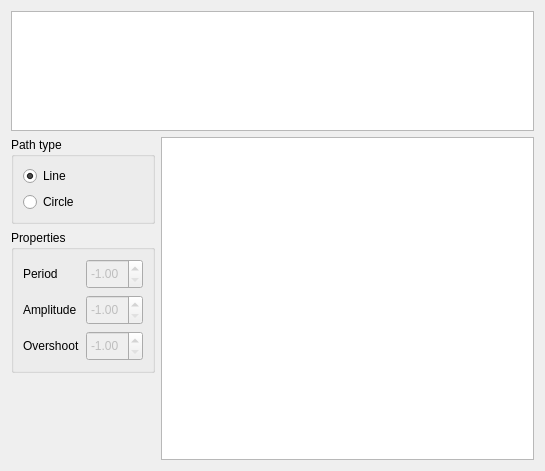
<?xml version="1.0" encoding="UTF-8"?>
<ui version="4.0">
 <class>Form</class>
 <widget class="QWidget" name="Form">
  <property name="geometry">
   <rect>
    <x>0</x>
    <y>0</y>
    <width>545</width>
    <height>471</height>
   </rect>
  </property>
  <property name="windowTitle">
   <string>Easing curves</string>
  </property>
  <layout class="QGridLayout" name="gridLayout">
   <item row="0" column="0" colspan="2">
    <widget class="QListWidget" name="easingCurvePicker">
     <property name="sizePolicy">
      <sizepolicy hsizetype="Expanding" vsizetype="Preferred">
       <horstretch>0</horstretch>
       <verstretch>0</verstretch>
      </sizepolicy>
     </property>
     <property name="maximumSize">
      <size>
       <width>16777215</width>
       <height>120</height>
      </size>
     </property>
     <property name="verticalScrollBarPolicy">
      <enum>Qt::ScrollBarPolicy::ScrollBarAlwaysOff</enum>
     </property>
     <property name="movement">
      <enum>QListView::Movement::Static</enum>
     </property>
     <property name="isWrapping" stdset="0">
      <bool>false</bool>
     </property>
     <property name="viewMode">
      <enum>QListView::ViewMode::IconMode</enum>
     </property>
     <property name="selectionRectVisible">
      <bool>false</bool>
     </property>
    </widget>
   </item>
   <item row="1" column="0">
    <layout class="QVBoxLayout" name="verticalLayout">
     <item>
      <widget class="QGroupBox" name="groupBox_2">
       <property name="maximumSize">
        <size>
         <width>16777215</width>
         <height>16777215</height>
        </size>
       </property>
       <property name="title">
        <string>Path type</string>
       </property>
       <layout class="QGridLayout" name="gridLayout_2">
        <item row="0" column="0">
         <widget class="QRadioButton" name="lineRadio">
          <property name="maximumSize">
           <size>
            <width>16777215</width>
            <height>40</height>
           </size>
          </property>
          <property name="layoutDirection">
           <enum>Qt::LayoutDirection::LeftToRight</enum>
          </property>
          <property name="text">
           <string>Line</string>
          </property>
          <property name="checked">
           <bool>true</bool>
          </property>
          <attribute name="buttonGroup">
           <string notr="true">buttonGroup</string>
          </attribute>
         </widget>
        </item>
        <item row="1" column="0">
         <widget class="QRadioButton" name="circleRadio">
          <property name="maximumSize">
           <size>
            <width>16777215</width>
            <height>40</height>
           </size>
          </property>
          <property name="text">
           <string>Circle</string>
          </property>
          <attribute name="buttonGroup">
           <string notr="true">buttonGroup</string>
          </attribute>
         </widget>
        </item>
       </layout>
      </widget>
     </item>
     <item>
      <widget class="QGroupBox" name="groupBox">
       <property name="sizePolicy">
        <sizepolicy hsizetype="Fixed" vsizetype="Preferred">
         <horstretch>0</horstretch>
         <verstretch>0</verstretch>
        </sizepolicy>
       </property>
       <property name="title">
        <string>Properties</string>
       </property>
       <layout class="QFormLayout" name="formLayout">
        <property name="fieldGrowthPolicy">
         <enum>QFormLayout::FieldGrowthPolicy::AllNonFixedFieldsGrow</enum>
        </property>
        <item row="0" column="0">
         <widget class="QLabel" name="label">
          <property name="sizePolicy">
           <sizepolicy hsizetype="Preferred" vsizetype="Preferred">
            <horstretch>0</horstretch>
            <verstretch>0</verstretch>
           </sizepolicy>
          </property>
          <property name="minimumSize">
           <size>
            <width>0</width>
            <height>30</height>
           </size>
          </property>
          <property name="text">
           <string>Period</string>
          </property>
         </widget>
        </item>
        <item row="0" column="1">
         <widget class="QDoubleSpinBox" name="periodSpinBox">
          <property name="enabled">
           <bool>false</bool>
          </property>
          <property name="sizePolicy">
           <sizepolicy hsizetype="Minimum" vsizetype="Fixed">
            <horstretch>0</horstretch>
            <verstretch>0</verstretch>
           </sizepolicy>
          </property>
          <property name="minimumSize">
           <size>
            <width>0</width>
            <height>30</height>
           </size>
          </property>
          <property name="minimum">
           <double>-1.000000000000000</double>
          </property>
          <property name="singleStep">
           <double>0.100000000000000</double>
          </property>
          <property name="value">
           <double>-1.000000000000000</double>
          </property>
         </widget>
        </item>
        <item row="2" column="1">
         <widget class="QDoubleSpinBox" name="amplitudeSpinBox">
          <property name="enabled">
           <bool>false</bool>
          </property>
          <property name="minimumSize">
           <size>
            <width>0</width>
            <height>30</height>
           </size>
          </property>
          <property name="minimum">
           <double>-1.000000000000000</double>
          </property>
          <property name="singleStep">
           <double>0.100000000000000</double>
          </property>
          <property name="value">
           <double>-1.000000000000000</double>
          </property>
         </widget>
        </item>
        <item row="4" column="0">
         <widget class="QLabel" name="label_3">
          <property name="minimumSize">
           <size>
            <width>0</width>
            <height>30</height>
           </size>
          </property>
          <property name="text">
           <string>Overshoot</string>
          </property>
         </widget>
        </item>
        <item row="4" column="1">
         <widget class="QDoubleSpinBox" name="overshootSpinBox">
          <property name="enabled">
           <bool>false</bool>
          </property>
          <property name="minimumSize">
           <size>
            <width>0</width>
            <height>30</height>
           </size>
          </property>
          <property name="minimum">
           <double>-1.000000000000000</double>
          </property>
          <property name="singleStep">
           <double>0.100000000000000</double>
          </property>
          <property name="value">
           <double>-1.000000000000000</double>
          </property>
         </widget>
        </item>
        <item row="2" column="0">
         <widget class="QLabel" name="label_2">
          <property name="minimumSize">
           <size>
            <width>0</width>
            <height>30</height>
           </size>
          </property>
          <property name="text">
           <string>Amplitude</string>
          </property>
         </widget>
        </item>
       </layout>
      </widget>
     </item>
     <item>
      <spacer name="verticalSpacer">
       <property name="orientation">
        <enum>Qt::Orientation::Vertical</enum>
       </property>
       <property name="sizeHint" stdset="0">
        <size>
         <width>20</width>
         <height>40</height>
        </size>
       </property>
      </spacer>
     </item>
    </layout>
   </item>
   <item row="1" column="1">
    <widget class="QGraphicsView" name="graphicsView">
     <property name="sizePolicy">
      <sizepolicy hsizetype="Expanding" vsizetype="Expanding">
       <horstretch>0</horstretch>
       <verstretch>0</verstretch>
      </sizepolicy>
     </property>
    </widget>
   </item>
  </layout>
 </widget>
 <resources/>
 <connections/>
 <buttongroups>
  <buttongroup name="buttonGroup"/>
 </buttongroups>
</ui>
